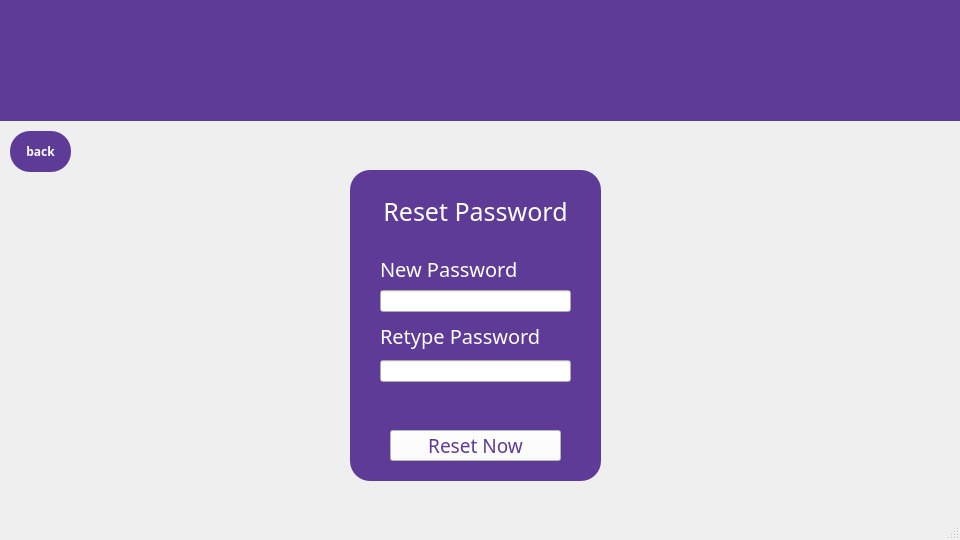
<?xml version="1.0" encoding="UTF-8"?>
<ui version="4.0">
 <class>MainWindow</class>
 <widget class="QMainWindow" name="MainWindow">
  <property name="geometry">
   <rect>
    <x>0</x>
    <y>0</y>
    <width>960</width>
    <height>540</height>
   </rect>
  </property>
  <property name="windowTitle">
   <string>MainWindow</string>
  </property>
  <widget class="QWidget" name="centralwidget">
   <widget class="QPushButton" name="back">
    <property name="geometry">
     <rect>
      <x>10</x>
      <y>131</y>
      <width>61</width>
      <height>41</height>
     </rect>
    </property>
    <property name="font">
     <font>
      <family>Arial Black</family>
      <bold>true</bold>
     </font>
    </property>
    <property name="styleSheet">
     <string notr="true">QPushButton
{
background-color: #5e3b96;
color:white;
 border-radius:20px;
}</string>
    </property>
    <property name="text">
     <string>back</string>
    </property>
   </widget>
   <widget class="QLabel" name="label_12">
    <property name="geometry">
     <rect>
      <x>260</x>
      <y>0</y>
      <width>421</width>
      <height>121</height>
     </rect>
    </property>
    <property name="text">
     <string/>
    </property>
    <property name="pixmap">
     <pixmap>../logos/logog.jpg</pixmap>
    </property>
    <property name="scaledContents">
     <bool>true</bool>
    </property>
   </widget>
   <widget class="QLabel" name="BGviolet">
    <property name="geometry">
     <rect>
      <x>0</x>
      <y>0</y>
      <width>961</width>
      <height>121</height>
     </rect>
    </property>
    <property name="styleSheet">
     <string notr="true">QLabel
{
background: #5e3b96;
}</string>
    </property>
    <property name="text">
     <string/>
    </property>
   </widget>
   <widget class="QLabel" name="label">
    <property name="geometry">
     <rect>
      <x>360</x>
      <y>200</y>
      <width>231</width>
      <height>23</height>
     </rect>
    </property>
    <property name="font">
     <font>
      <family>Arial Black</family>
      <pointsize>19</pointsize>
     </font>
    </property>
    <property name="layoutDirection">
     <enum>Qt::LeftToRight</enum>
    </property>
    <property name="styleSheet">
     <string notr="true">QLabel
{
color:white;
}</string>
    </property>
    <property name="text">
     <string>Reset Password</string>
    </property>
    <property name="alignment">
     <set>Qt::AlignCenter</set>
    </property>
   </widget>
   <widget class="QLabel" name="label_2">
    <property name="geometry">
     <rect>
      <x>380</x>
      <y>250</y>
      <width>171</width>
      <height>38</height>
     </rect>
    </property>
    <property name="font">
     <font>
      <family>Arial Black</family>
      <pointsize>15</pointsize>
     </font>
    </property>
    <property name="styleSheet">
     <string notr="true">QLabel
{
color:white;
}</string>
    </property>
    <property name="text">
     <string>New Password</string>
    </property>
   </widget>
   <widget class="QLineEdit" name="newpass">
    <property name="geometry">
     <rect>
      <x>380</x>
      <y>290</y>
      <width>191</width>
      <height>22</height>
     </rect>
    </property>
   </widget>
   <widget class="QLabel" name="label_3">
    <property name="geometry">
     <rect>
      <x>380</x>
      <y>320</y>
      <width>191</width>
      <height>31</height>
     </rect>
    </property>
    <property name="font">
     <font>
      <family>Arial Black</family>
      <pointsize>15</pointsize>
     </font>
    </property>
    <property name="styleSheet">
     <string notr="true">QLabel
{
color:white;
}</string>
    </property>
    <property name="text">
     <string>Retype Password</string>
    </property>
   </widget>
   <widget class="QLineEdit" name="newpass_confirm">
    <property name="geometry">
     <rect>
      <x>380</x>
      <y>360</y>
      <width>191</width>
      <height>22</height>
     </rect>
    </property>
   </widget>
   <widget class="QPushButton" name="reset">
    <property name="geometry">
     <rect>
      <x>390</x>
      <y>430</y>
      <width>171</width>
      <height>31</height>
     </rect>
    </property>
    <property name="font">
     <font>
      <family>Arial Black</family>
      <pointsize>14</pointsize>
     </font>
    </property>
    <property name="styleSheet">
     <string notr="true">QPushButton
{
background-color:white;
color:#5e3b96;
}</string>
    </property>
    <property name="text">
     <string>Reset Now</string>
    </property>
   </widget>
   <widget class="QLabel" name="BGviolet_2">
    <property name="geometry">
     <rect>
      <x>350</x>
      <y>170</y>
      <width>251</width>
      <height>311</height>
     </rect>
    </property>
    <property name="styleSheet">
     <string notr="true">QLabel
{
background: #5e3b96;
border-radius:20px;
}</string>
    </property>
    <property name="text">
     <string/>
    </property>
   </widget>
   <zorder>BGviolet_2</zorder>
   <zorder>BGviolet</zorder>
   <zorder>back</zorder>
   <zorder>label_12</zorder>
   <zorder>label</zorder>
   <zorder>label_2</zorder>
   <zorder>newpass</zorder>
   <zorder>label_3</zorder>
   <zorder>newpass_confirm</zorder>
   <zorder>reset</zorder>
  </widget>
  <widget class="QMenuBar" name="menubar">
   <property name="geometry">
    <rect>
     <x>0</x>
     <y>0</y>
     <width>960</width>
     <height>22</height>
    </rect>
   </property>
  </widget>
  <widget class="QStatusBar" name="statusbar"/>
 </widget>
 <resources/>
 <connections/>
</ui>
